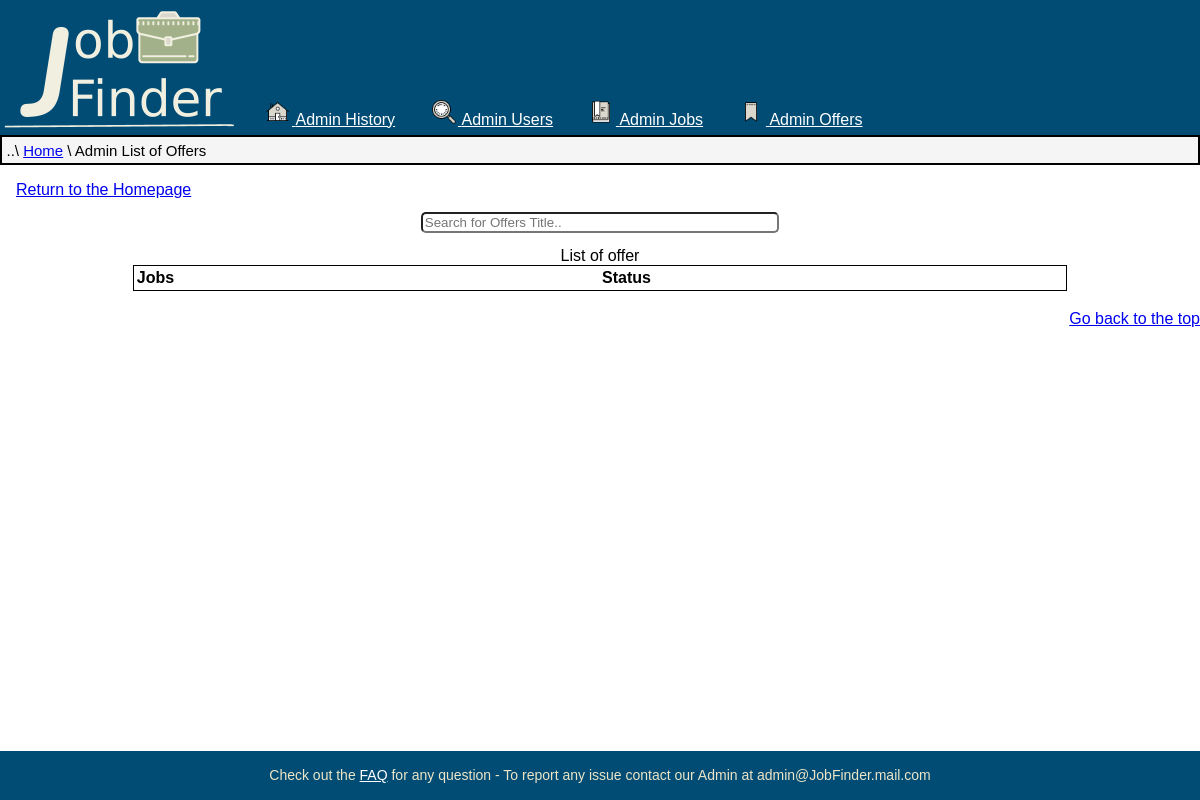
/PHP/AdminOffers.php (signed in), run on an earlier commit of the app's database.
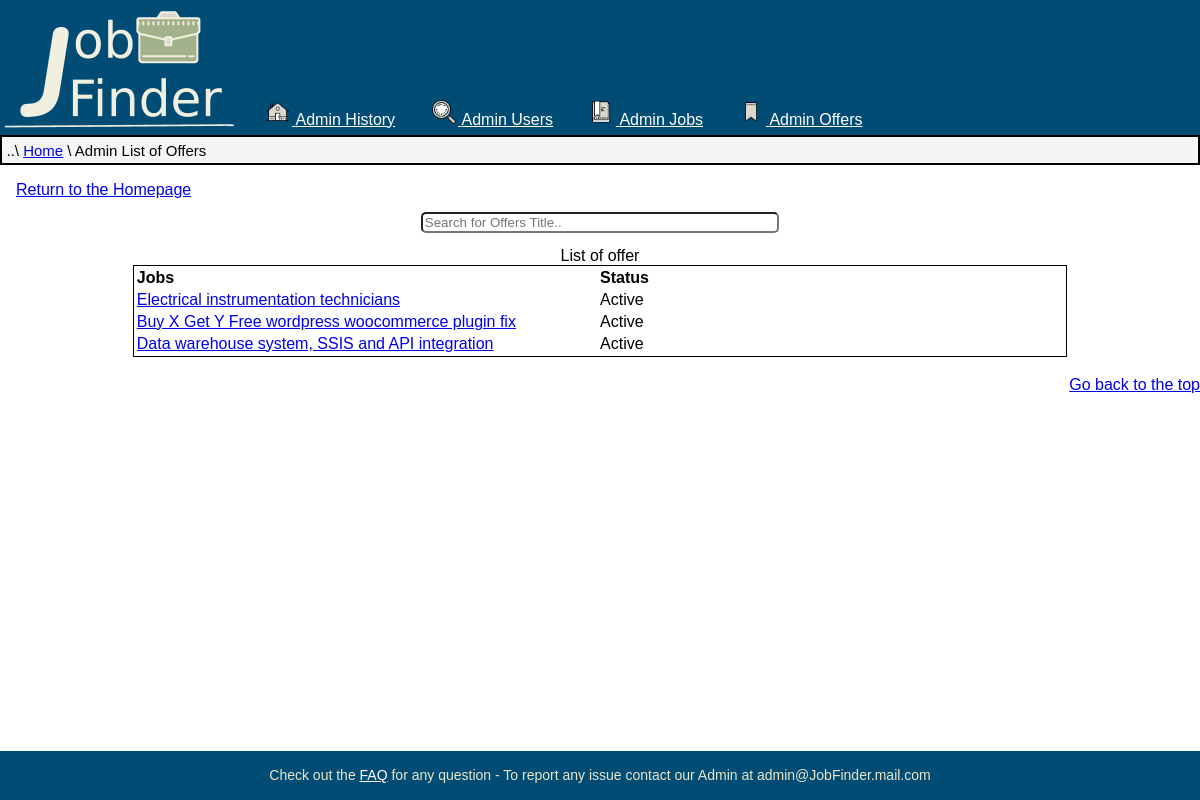
And on a later commit of the database.
### tables this page shows
CREATE TABLE `current_jobs` (
  `Code_job` int(10) UNSIGNED NOT NULL,
  `Code_user` int(10) UNSIGNED NOT NULL,
  `Date` datetime NOT NULL,
  `Title` varchar(128) NOT NULL,
  `Description` varchar(4096) NOT NULL,
  `Tipology` enum('Fulltime','Onetime','Urgent','Recruiter') DEFAULT NULL,
  `Payment` tinyint(1) NOT NULL,
  `P_min` int(6) NOT NULL,
  `P_max` int(6) NOT NULL,
  `Expiring` datetime NOT NULL
);

### PHP/DBAccess.php (called while the page is built, shortened)
<?php
class DBAccess {
	private $connection;
	public function openDBConnection(){
		$this->connection = mysqli_connect(DBAccess::HOST_DB, DBAccess::USERNAME, DBAccess::PASSWORD, DBAccess::DBNAME);
		if(!$this->connection){
			echo("connessione al DB fallita: ".mysqli_connect_errno());
			return false;
		}
		else
			return true;
	}
  public function getOffers() {
		$queryResult = mysqli_query($this->connection, 'SELECT Title, Code_job, Expiring FROM current_jobs;');
		if(mysqli_num_rows($queryResult) == 0)
			return null;
		else {
			$result=array();
			while($row=mysqli_fetch_assoc($queryResult))
			array_push($result, $row);
			return $result;
    }
  }
}
?>

### PHP/AdminOffers.php (the view, shortened to what this page needs)
<?php
require_once 'DBAccess.php';
if(isset($_SESSION['Admin'])) {
  $DBAccess = new DBAccess();
  $url = '..'. DIRECTORY_SEPARATOR .'HTML'. DIRECTORY_SEPARATOR .'Admin.html';
  $pagina = file_get_contents($url);
	$listaOffers = $DBAccess->getOffers();
  $urltabella = '..'. DIRECTORY_SEPARATOR .'HTML'. DIRECTORY_SEPARATOR .'Elements'. DIRECTORY_SEPARATOR .'TableAdminJob.html';
  $tabella = file_get_contents($urltabella);
  $contenuto ='';
  if(isset($listaOffers)){
    foreach($listaOffers as $U)
    {
      $contenuto .= '<tr><td><a href="ViewJob.php?Code_job='.trim($U["Code_job"]).'">'.trim($U["Title"]).'</a></td>
      <td>'. (trim($U["Expiring"]) > date("Y-m-d h:i:sa") ? 'Active' : 'Terminated') .'<td>
      </tr>';
    }
  }
  $tabella = str_replace('{{value}}',$contenuto,$tabella);
  $tabella = str_replace('{{elem}}','offer',$tabella);
  $pagina = str_replace('<admin>',$tabella,$pagina);
  $pagina = str_replace('{{element}}','Offers Title',$pagina);
  $pagina = str_replace('{{Page}}','List of Offers',$pagina);
  echo $pagina;
}
else
	header("Location:Welcome.php");
?>

What changed in the data, as far as the page shows it:
added current_jobs: Title "Electrical instrumentation technicians", shows "Active"
added current_jobs: Title "Buy X Get Y Free wordpress woocommerce plugin fix", shows "Active"
added current_jobs: Title "Data warehouse system, SSIS and API integration", shows "Active"
